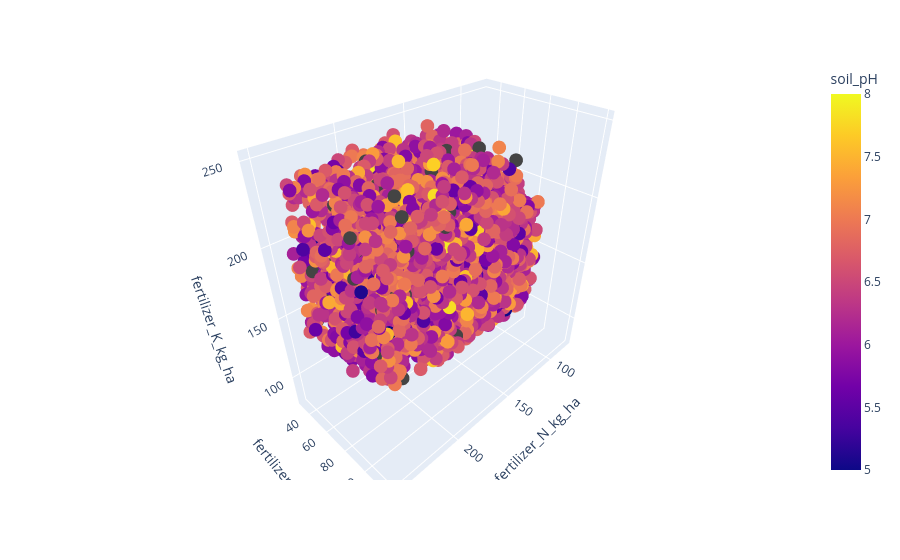

Source (notebook cell):
### Code cell
fig = px.scatter_3d(
    train_set,
    x='fertilizer_N_kg_ha',
    y='fertilizer_P_kg_ha',
    z='fertilizer_K_kg_ha',
    color='soil_pH'
)

fig.show()

### Figure 1 — Plotly figure (JSON) as saved in the notebook; plotly's stock layout.template omitted (floating-point values rounded to 4 significant figures; data arrays with more than 128 entries replaced by an {"elided": "..."} marker saying what was removed)
{"data": [{"hovertemplate": "fertilizer_N_kg_ha=%{x}<br>fertilizer_P_kg_ha=%{y}<br>fertilizer_K_kg_ha=%{z}<br>soil_pH=%{marker.color}<extra></extra>", "legendgroup": "", "marker": {"color": {"elided": "8320 float values"}, "coloraxis": "coloraxis", "symbol": "circle"}, "mode": "markers", "name": "", "scene": "scene", "showlegend": false, "type": "scatter3d", "x": {"elided": "8320 float values"}, "y": {"elided": "8320 float values"}, "z": {"elided": "8320 float values"}}], "layout": {"coloraxis": {"colorbar": {"title": {"text": "soil_pH"}}, "colorscale": [[0, "#0d0887"], [0.1111, "#46039f"], [0.2222, "#7201a8"], [0.3333, "#9c179e"], [0.4444, "#bd3786"], [0.5556, "#d8576b"], [0.6667, "#ed7953"], [0.7778, "#fb9f3a"], [0.8889, "#fdca26"], [1, "#f0f921"]]}, "legend": {"tracegroupgap": 0}, "margin": {"t": 60}, "scene": {"domain": {"x": [0, 1], "y": [0, 1]}, "xaxis": {"title": {"text": "fertilizer_N_kg_ha"}}, "yaxis": {"title": {"text": "fertilizer_P_kg_ha"}}, "zaxis": {"title": {"text": "fertilizer_K_kg_ha"}}}}}
